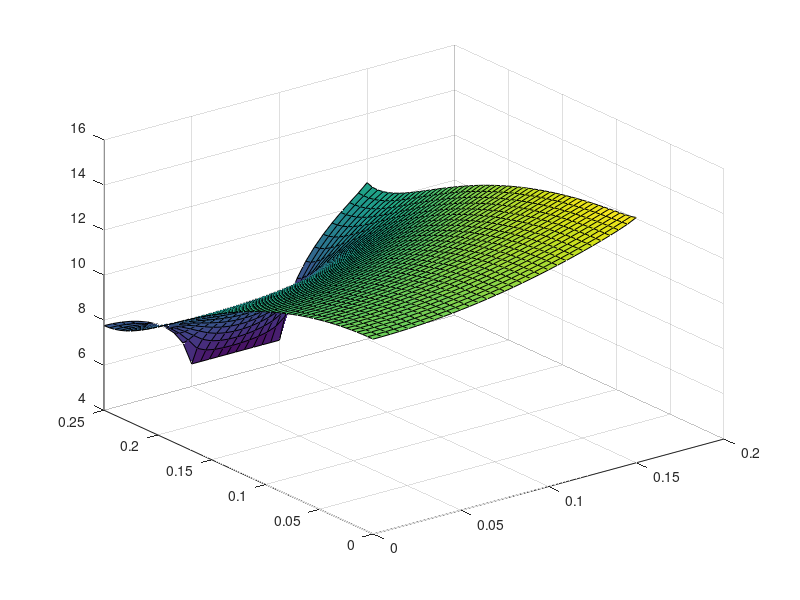

Reproduce this figure in MATLAB.
clear all
clear vars
clc

%Dati
Ly=25e-2;
Lx=15e-2;
Lx1=Lx/3;
Lx2=Lx-Lx1;
Ta=20;
ha=20;
Tc=5;
cond=2;

%% Mappa di temperatura in condizioni stazionarie
%Discretizzazione
dx=5e-3;
dy=dx;

x1=(0:dx:Lx1)';
nx1=length(x1);
x2=(0:dx:Lx2)';
nx2=length(x2);

xx=(0:dx:Lx)';
nx=length(xx);
yy=(0:dy:Ly)';
ny=length(yy);

ntot=nx*ny;

[xmat,ymat]=meshgrid(xx,yy);

%Matrice
AA=sparse([],[],[],ntot,ntot,5*ntot);
bb=zeros(ntot,1);

for ii=2:nx-1
    for jj=2:ny-1
        kk=ii+(jj-1)*nx;
        kn=kk-1;
        ks=kk+1;
        ko=kk-nx;
        ke=kk+nx;
        AA(kk,kk)=-2*cond*(1/dx^2+1/dy^2);
        AA(kk,kn)=cond/dx^2;
        AA(kk,ks)=cond/dx^2;
        AA(kk,ko)=cond/dy^2;
        AA(kk,ke)=cond/dy^2;
    end
end

%Bordi
%Nord condizione di neumann adiabatica
% kk=1:nx:ntot;
% AA(kk,:)=0;
ii=1;
for jj=2:ny-1
    kk=ii+(jj-1)*nx;
    kn=kk-1;
    ks=kk+1;
    ko=kk-nx;
    ke=kk+nx;
    AA(kk,kk)=-2*cond*(1/dx^2+1/dy^2);
    AA(kk,ks)=2*cond/dx^2;
    AA(kk,ke)=cond/dy^2;
    AA(kk,ko)=cond/dy^2;
    bb(kk)=0;
end

%Sud condizione di Robin
ii=nx;
for jj=2:ny-1
    kk=ii+(jj-1)*nx;
    kn=kk-1;
    ks=kk+1;
    ko=kk-nx;
    ke=kk+nx;
    AA(kk,kk)=-2*cond*(1/dx^2+1/dy^2)-ha/dx;
    AA(kk,kn)=2*cond/dx^2;
    AA(kk,ko)=cond/dy^2;
    AA(kk,ke)=cond/dy^2;
    bb(kk)=-ha/dx*Ta;
end

%Ovest Neumann adiabatico
jj=1;
for ii=2:nx-1
    kk=ii+(jj-1)*nx;
    kn=kk-1;
    ks=kk+1;
    ko=kk-nx;
    ke=kk+nx;
    AA(kk,kk)=-2*cond*(1/dx^2+1/dy^2);
    AA(kk,ks)=cond/dx^2;
    AA(kk,kn)=cond/dx^2;
    AA(kk,ke)=2*cond/dy^2;
    bb(kk)=0;
end

%Est divisa tra adiabatica e temperatura imposta
jj=ny;
for ii=2:nx1-1
    kk=ii+(jj-1)*nx;
    kn=kk-1;
    ks=kk+1;
    ko=kk-nx;
    ke=kk+nx;
    AA(kk,kk)=-2*cond*(1/dx^2+1/dy^2);
    AA(kk,kn)=cond/dx^2;
    AA(kk,ks)=cond/dx^2;
    AA(kk,ko)=2*cond/dy^2;
    bb(kk)=0;
end
for ii=nx1:nx2
    kk=ii+(jj-1)*nx;
    AA(kk,kk)=1;
    bb(kk)=Tc;
end
for ii=nx2+1:nx-1
    kk=ii+(jj-1)*nx;
    kn=kk-1;
    ks=kk+1;
    ko=kk-nx;
    ke=kk+nx;
    AA(kk,kk)=-2*cond*(1/dx^2+1/dy^2);
    AA(kk,kn)=cond/dx^2;
    AA(kk,ks)=cond/dx^2;
    AA(kk,ko)=2*cond/dy^2;
    bb(kk)=0;
end

%Nodi
kk=nx;
AA(kk,:)=0;
AA(kk,kk)=-cond*(1/dx^2+1/dy^2)-ha/dx;
AA(kk,kk-1)=cond/dx^2;
AA(kk,kk+nx)=cond/dy^2;
bb(kk)=-ha/dx*Ta;
kk=ntot;
AA(kk,:)=0;
AA(kk,kk)=-cond*(1/dx^2+1/dy^2)-ha/dx;
AA(kk,kk-1)=cond/dx^2;
AA(kk,kk-nx)=cond/dy^2;
bb(kk)=-ha/dx*Ta;
kk=1;
AA(kk,:)=0;
AA(kk,kk)=-cond*(1/dx^2+1/dy^2);
AA(kk,kk+1)=cond/dx^2;
AA(kk,kk+nx)=cond/dy^2;
bb(kk)=0;
kk=ntot-nx+1;
AA(kk,kk)=-cond*(1/dx^2+1/dy^2);
AA(kk,kk+1)=cond/dx^2;
AA(kk,kk-nx)=cond/dy^2;
bb(kk)=0;

TT=AA\bb;

Tplot=reshape(TT,nx,ny);
surf(xmat',ymat',Tplot)

%% Calcolo della potenza parassita
deltay=[dy/2 dy*ones(1,ny-2) dy/2];
potenza=(cond*(Tplot(:,end)-Tc))/dx;
qq=sum(potenza.*deltay);
